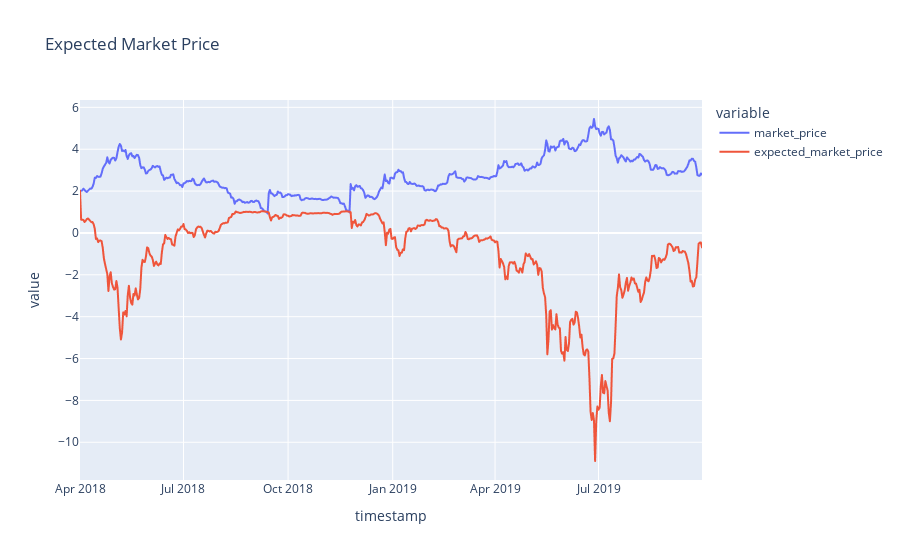

The notebook cell saved with this chart:
### Code cell
df.plot(x='timestamp', y=['market_price', 'expected_market_price'], title='Expected Market Price')

### Figure 1 — Plotly figure (JSON) as saved in the notebook; plotly's stock layout.template omitted (floating-point values rounded to 4 significant figures; data arrays with more than 128 entries replaced by an {"elided": "..."} marker saying what was removed)
{"data": [{"hovertemplate": "variable=market_price<br>timestamp=%{x}<br>value=%{y}<extra></extra>", "legendgroup": "market_price", "line": {"color": "#636efa", "dash": "solid"}, "mode": "lines", "name": "market_price", "showlegend": true, "type": "scattergl", "x": {"elided": "548 str values"}, "xaxis": "x", "y": {"elided": "548 float values"}, "yaxis": "y"}, {"hovertemplate": "variable=expected_market_price<br>timestamp=%{x}<br>value=%{y}<extra></extra>", "legendgroup": "expected_market_price", "line": {"color": "#EF553B", "dash": "solid"}, "mode": "lines", "name": "expected_market_price", "showlegend": true, "type": "scattergl", "x": {"elided": "548 str values"}, "xaxis": "x", "y": {"elided": "548 float values"}, "yaxis": "y"}], "layout": {"legend": {"title": {"text": "variable"}, "tracegroupgap": 0}, "title": {"text": "Expected Market Price"}, "xaxis": {"anchor": "y", "domain": [0, 1], "title": {"text": "timestamp"}}, "yaxis": {"anchor": "x", "domain": [0, 1], "title": {"text": "value"}}}}
